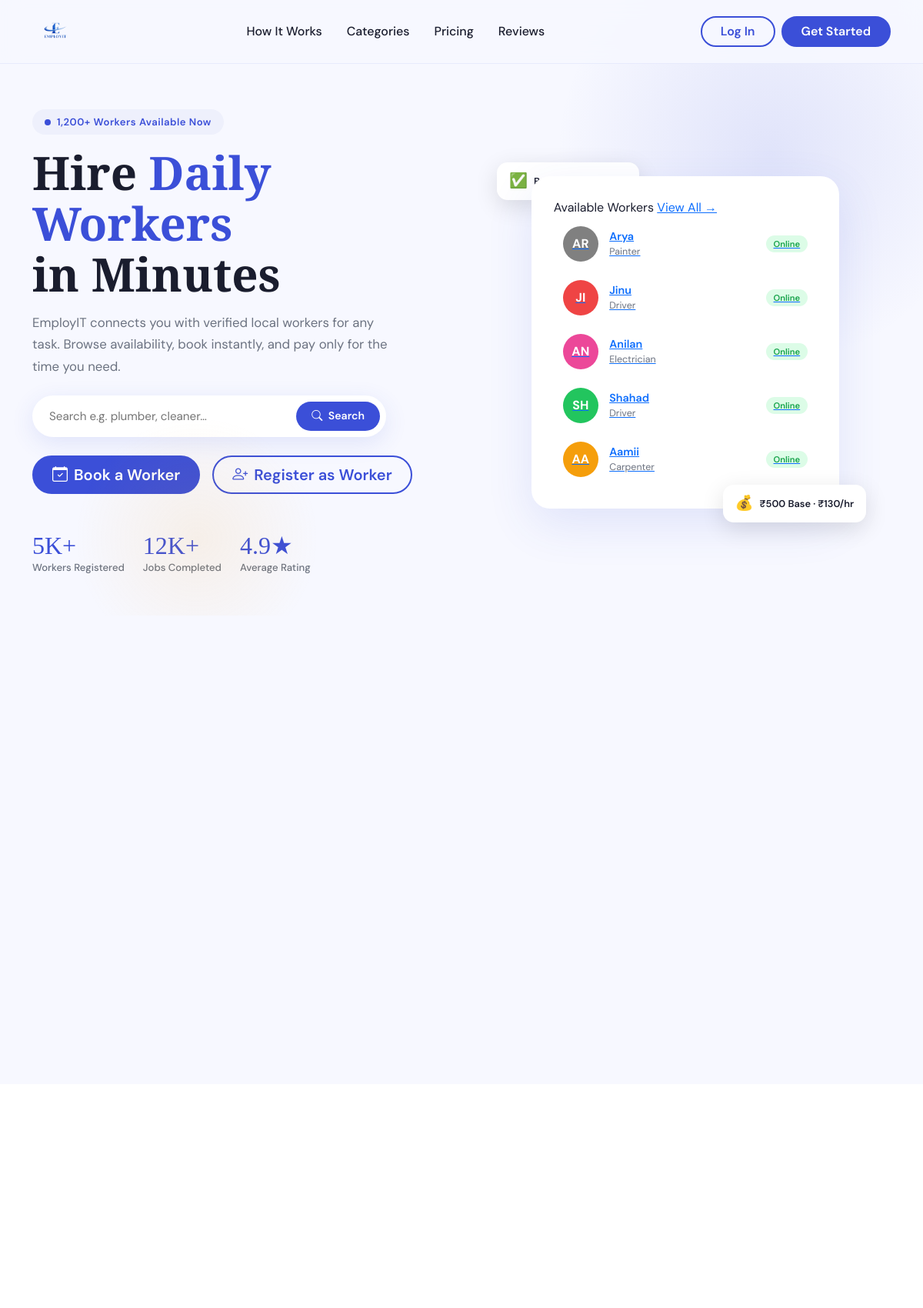
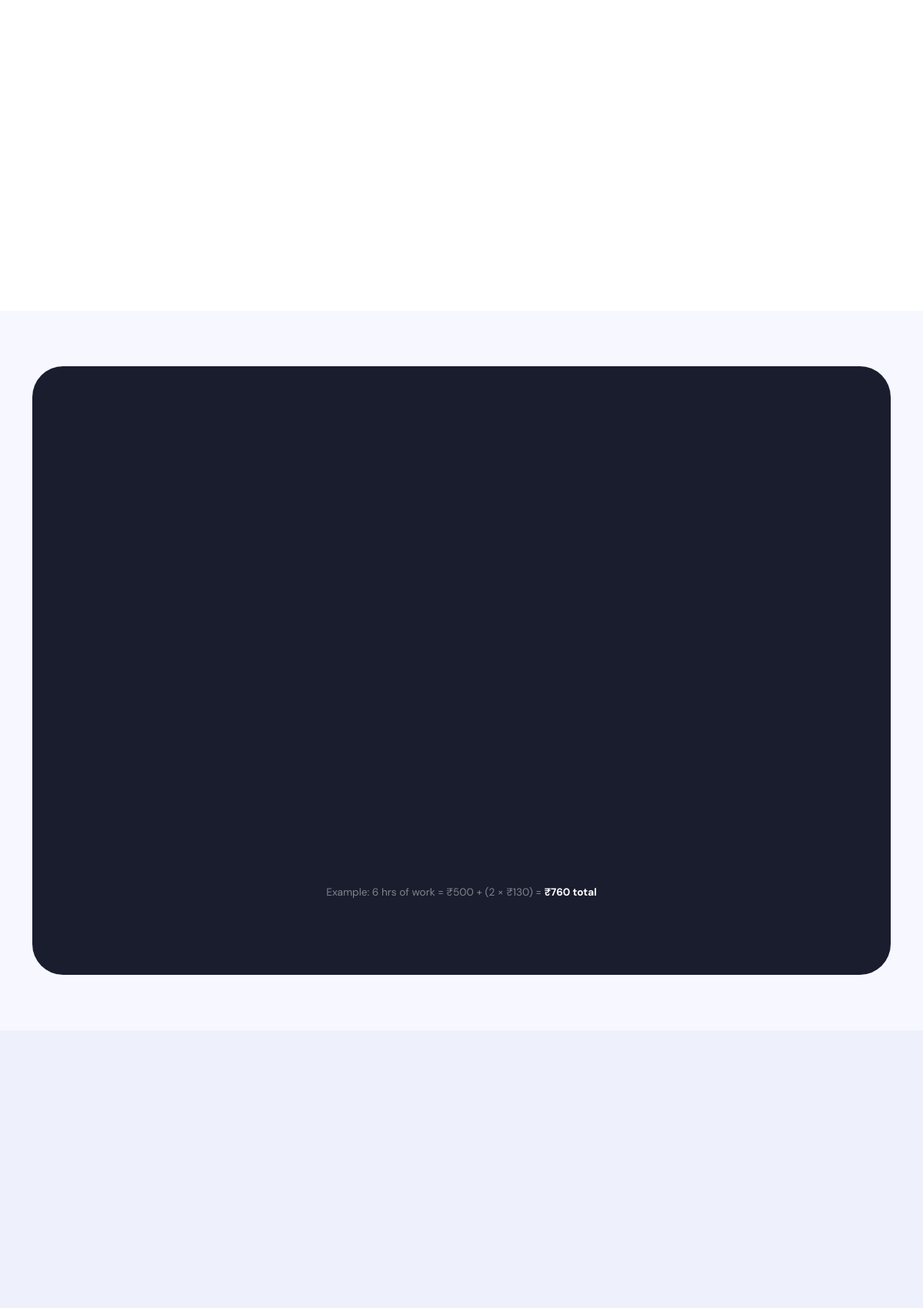
The page / (upper part) on the database its author committed (2 pictures, top to bottom).
### app1/models.py (models this page shows, shortened)
class worker_profile(models.Model):
    SKILL_CHOICE = [('driver', 'Driver'),
        ('plumber', 'Plumber'),
        ('electrician', 'Electrician'),
        ('carpenter', 'Carpenter'),
        ('painter', 'Painter'),
        ('mason', 'Mason'),
        ('cleaner', 'Cleaner'),
        ('security', 'Security Guard'),
        ('delivery', 'Delivery Boy'),
        ('helper', 'Helper / Labour'),
        ('catering', 'Catering Staff'),
    ]
    user = models.OneToOneField(user_register, on_delete=models.CASCADE)
    skill = models.CharField(max_length = 50,choices=SKILL_CHOICE)
    is_online = models.BooleanField(default=False)
    document=models.FileField(null=True,blank=True)
    is_verified=models.BooleanField(default=False)
    is_terminated=models.BooleanField(default=False)
    created_at = models.DateTimeField(auto_now=True)
    def average_rating(self):
        return booking.objects.filter(
            worker=self,
            rating__isnull=False
        ).aggregate(Avg('rating'))['rating__avg'] or 0

class user_register(models.Model):
    username = models.CharField(max_length = 100)
    mobile = models.IntegerField()
    email = models.EmailField()
    password = models.CharField(max_length = 100)
    role = models.CharField(max_length = 100)

### app1/views.py (the view)
# urls.py: path('', views.index),
def index(request):
    preview_workers = worker_profile.objects.filter(
        is_online=True,
        is_verified=True,
        is_terminated=False
    ).select_related('user')[:5]
    worker_count = worker_profile.objects.filter(
        is_online=True,
        is_verified=True,
        is_terminated=False
    ).count()
    total_workers = worker_profile.objects.filter(is_verified=True).count()
    try:
        total_jobs = booking.objects.filter(status='completed').count()
    except Exception:
        total_jobs = 0
    return render(request, 'index.html', {
        'preview_workers': preview_workers,
        'worker_count': worker_count,
        'total_workers': total_workers,
        'total_jobs': total_jobs,
    })

### templates/index.html (shortened to what this page needs)
<!DOCTYPE html>
{% load static %}
<html lang="en">
<head>
  <link href="https://cdn.jsdelivr.net/npm/bootstrap@5.3.3/dist/css/bootstrap.min.css" rel="stylesheet" />
  <link href="https://cdn.jsdelivr.net/npm/bootstrap-icons@1.11.3/font/bootstrap-icons.min.css" rel="stylesheet" />
</head>
<body>
<nav class="navbar navbar-expand-lg fixed-top py-3" id="navbar">
  <div class="container-xl">
    <a class="navbar-brand" href="#">
      <img src="{% static 'img/logo1.png' %}" alt="EmployIT Logo">
    </a>
    <div class="collapse navbar-collapse" id="navMenu">
      <ul class="navbar-nav mx-auto gap-lg-3">
        <li class="nav-item"><a class="nav-link" href="#how-it-works">How It Works</a></li>
        <li class="nav-item"><a class="nav-link" href="#categories">Categories</a></li>
        <li class="nav-item"><a class="nav-link" href="#pricing">Pricing</a></li>
        <li class="nav-item"><a class="nav-link" href="#reviews">Reviews</a></li>
      </ul>
      <div class="d-flex gap-2 mt-3 mt-lg-0">
        <a href="login/" class="btn btn-employit-outline px-4">Log In</a>
        <a href="register/" class="btn btn-employit px-4">Get Started</a>
      </div>
    </div>
  </div>
</nav>
<section class="hero-section d-flex align-items-center">
  <div class="container-xl py-5">
    <div class="row align-items-center g-5">
      <div class="col-lg-6">
        <div class="hero-badge mb-3">
          <span class="dot"></span> 1,200+ Workers Available Now
        </div>
        <h1 class="fw-bold mb-3" style="animation:fadeUp 0.7s 0.1s ease both">
          Hire <em>Daily Workers</em><br>in Minutes
        </h1>
        <p class="hero-sub mb-4" style="animation:fadeUp 0.7s 0.2s ease both">
          EmployIT connects you with verified local workers for any task. Browse availability, book instantly, and pay only for the time you need.
        </p>
        <div class="search-bar mb-4" style="animation:fadeUp 0.7s 0.3s ease both">
          <input type="text" placeholder="Search e.g. plumber, cleaner…">
          <button><i class="bi bi-search me-1"></i> Search</button>
        </div>
        <div class="d-flex flex-wrap gap-3 mb-5" style="animation:fadeUp 0.7s 0.35s ease both">
          <a href="user_home/" class="btn btn-employit btn-lg px-4">
            <i class="bi bi-calendar-check me-2"></i>Book a Worker
          </a>
          <a href="register/" class="btn btn-employit-outline btn-lg px-4">
            <i class="bi bi-person-plus me-2"></i>Register as Worker
          </a>
        </div>
        <div class="d-flex gap-4" style="animation:fadeUp 0.7s 0.45s ease both">
          <div class="stat-item"><h3>5K+</h3><p>Workers Registered</p></div>
          <div class="stat-item"><h3>12K+</h3><p>Jobs Completed</p></div>
          <div class="stat-item"><h3>4.9★</h3><p>Average Rating</p></div>
        </div>
      </div>
     <div class="col-lg-6 d-none d-lg-flex justify-content-center">
        <div style="position:relative; max-width:400px; width:100%; margin:30px 60px;">
          <div class="float-badge fb-top">
            <span style="font-size:1.2rem">✅</span> Booking Confirmed!
          </div>
          <div class="hero-card">
            <div class="card-title-row">
              <span>Available Workers</span>
              <a href="/login/">View All →</a>
            </div>
            {% if preview_workers %}
              {% for worker in preview_workers %}
              <a href="/login/" class="worker-row">
                {% with c=forloop.counter0 %}
                  {% if c|divisibleby:6 or c == 0 %}
                    <div class="w-avatar av-c0">
                  {% elif c|add:"-1"|divisibleby:5 %}
                    <div class="w-avatar av-c5">
                  {% elif c|add:"-1"|divisibleby:4 %}
                    <div class="w-avatar av-c4">
                  {% elif c|add:"-1"|divisibleby:3 %}
                    <div class="w-avatar av-c3">
                  {% elif c|add:"-1"|divisibleby:2 %}
                    <div class="w-avatar av-c2">
                  {% else %}
                    <div class="w-avatar av-c1">
                  {% endif %}
                {% endwith %}
                    {{ worker.user.username|slice:":2"|upper }}
                  </div>
                <div class="flex-grow-1">
                  <p class="w-name">{{ worker.user.username|title }}</p>
                  <p class="w-skill">
                    {{ worker.skill|title }}
                  </p>
                </div>
                <span class="badge-avail">Online</span>
              </a>
              {% endfor %}
            {% else %}
              <div class="empty-card">
                <i class="bi bi-person-x" style="font-size:2rem; opacity:.3"></i>
                <p class="mt-2 mb-0">No workers online right now.<br>Check back soon!</p>
              </div>
            {% endif %}
          </div>
          <div class="float-badge fb-bot">
            <span style="font-size:1.2rem">💰</span> ₹500 Base · ₹130/hr
          </div>
        </div>
      </div>
    </div>
  </div>
</section>
<section id="how-it-works" class="py-5 py-lg-6">
  <div class="container-xl py-4">
    <div class="row g-4">
    </div>
  </div>
</section>
<section id="categories" class="py-5 py-lg-6" style="background:#fff;">
  <div class="container-xl py-4">
    <div class="row g-3 row-cols-2 row-cols-sm-3 row-cols-md-4">
    </div>
  </div>
</section>
<section id="pricing" class="py-5 py-lg-6">
  <div class="container-xl py-4">
    <div class="pricing-wrap">
      <div class="row g-4 justify-content-center">
      </div>
      <p class="text-center mt-4" style="color:rgba(255,255,255,0.45); font-size:0.85rem; font-family:'DM Sans',sans-serif">
        Example: 6 hrs of work = ₹500 + (2 × ₹130) = <strong style="color:#fff">₹760 total</strong>
      </p>
    </div>
  </div>
</section>
<section id="reviews" class="testimonials-bg py-5 py-lg-6">
  <div class="container-xl py-4">
    <div class="row g-4">
    </div>
  </div>
</section>
</body>
</html>

### templates/index.html (style rules this page uses)
:root { --blue: #3B4FD8; --blue-dark: #2a3ab5; --blue-light: #6B7FE8; --blue-pale: #EEF0FC; --accent: #F5A623; --text: #1a1d2e; --muted: #6b7280; --bg: #f7f8ff; }
html { scroll-behavior: smooth; }
body { font-family: 'DM Sans', sans-serif; background: var(--bg); color: var(--text); overflow-x: hidden; }
h1, h2, h3, h4, h5 { font-family: 'Playfair Display', serif; }
h1 { font-size: clamp(2.6rem, 5vw, 4rem); line-height: 1.1; }
em { color: var(--blue); font-style: normal; }
.navbar { backdrop-filter: blur(14px); background: rgba(247,248,255,0.9) !important; border-bottom: 1px solid rgba(59,79,216,0.08); transition: box-shadow 0.3s; }
.navbar-brand img { height: 40px; }
.nav-link { color: var(--text) !important; font-weight: 500; transition: color 0.2s; }
.btn { border-radius: 50px !important; font-weight: 600; font-family: 'DM Sans', sans-serif; transition: all 0.25s; }
.btn-employit { background: var(--blue); color: #fff; border: 2px solid var(--blue); }
.btn-employit-outline { background: transparent; color: var(--blue); border: 2px solid var(--blue); }
.hero-section { min-height: 100vh; padding-top: 90px; position: relative; overflow: hidden; }
.hero-section::before { content: ''; position: absolute; top: -80px; right: -80px; width: 560px; height: 560px; background: radial-gradient(circle, rgba(59,79,216,0.12) 0%, transparent 70%); border-radius: 50%; pointer-events: none; }
.hero-section::after { content: ''; position: absolute; bottom: -60px; left: 8%; width: 320px; height: 320px; background: radial-gradient(circle, rgba(245,166,35,0.1) 0%, transparent 70%); border-radius: 50%; pointer-events: none; }
.hero-badge { display: inline-flex; align-items: center; gap: 0.5rem; background: var(--blue-pale); color: var(--blue); padding: 0.4rem 1rem; border-radius: 50px; font-size: 0.82rem; font-weight: 600; letter-spacing: 0.5px; animation: fadeUp 0.6s ease both; }
.hero-badge .dot { width: 8px; height: 8px; background: var(--blue); border-radius: 50%; animation: pulse 1.5s infinite; }
.hero-sub { font-size: 1.05rem; color: var(--muted); line-height: 1.7; max-width: 480px; }
.search-bar { display: flex; align-items: center; background: #fff; border-radius: 50px; padding: 6px 6px 6px 18px; box-shadow: 0 8px 30px rgba(59,79,216,0.12); border: 2px solid transparent; transition: border-color 0.2s; max-width: 460px; }
.search-bar input { border: none; outline: none; background: transparent; font-family: 'DM Sans', sans-serif; font-size: 0.95rem; flex: 1; min-width: 0; }
.search-bar button { background: var(--blue); color: #fff; border: none; border-radius: 50px; padding: 8px 20px; font-weight: 600; font-size: 0.88rem; font-family: 'DM Sans', sans-serif; cursor: pointer; white-space: nowrap; }
.stat-item h3 { font-size: 2rem; color: var(--blue); margin-bottom: 0; }
.stat-item p { font-size: 0.82rem; color: var(--muted); font-weight: 500; margin: 0; }
.hero-card { background: #fff; border-radius: 24px; padding: 1.8rem; box-shadow: 0 20px 60px rgba(59,79,216,0.12); position: relative; animation: fadeIn 0.9s 0.3s ease both; }
.worker-row { display: flex; align-items: center; gap: 0.9rem; padding: 0.75rem; border-radius: 14px; cursor: pointer; transition: background 0.2s; }
.w-avatar { width: 46px; height: 46px; border-radius: 50%; flex-shrink: 0; display: flex; align-items: center; justify-content: center; font-weight: 700; font-size: 1rem; color: #fff; }
.w-name { font-size: 0.9rem; font-weight: 600; margin: 0; }
.w-skill { font-size: 0.78rem; color: var(--muted); margin: 0; }
.badge-avail { font-size: 0.7rem; font-weight: 600; border-radius: 50px; padding: 3px 10px; background: #dcfce7; color: #16a34a; white-space: nowrap; }
.float-badge { position: absolute; background: #fff; border-radius: 14px; padding: 10px 16px; box-shadow: 0 8px 30px rgba(0,0,0,0.12); display: flex; align-items: center; gap: 8px; font-size: 0.8rem; font-weight: 600; }
.float-badge.fb-top { top: -18px; left: -45px; animation: float 4s ease-in-out infinite; }
.float-badge.fb-bot { bottom: -18px; right: -35px; animation: float 4s 2s ease-in-out infinite; }
.pricing-wrap { background: var(--text); border-radius: 40px; padding: 5rem 3rem; color: #fff; }
.testimonials-bg { background: var(--blue-pale); }
.av-c0 { background: gray; }
.av-c1 { background: #ec4899; }
.av-c2 { background: #22c55e; }
.av-c3 { background: #f59e0b; }
.av-c5 { background: #ef4444; }

### rows shown on the page
worker_profile: user.username "AR", user.username "Arya", skill "Painter"
worker_profile: user.username "JI", user.username "Jinu", skill "Driver"
worker_profile: user.username "AN", user.username "Anilan", skill "Electrician"
worker_profile: user.username "SH", user.username "Shahad", skill "Driver"
worker_profile: user.username "AA", user.username "Aamii", skill "Carpenter"
